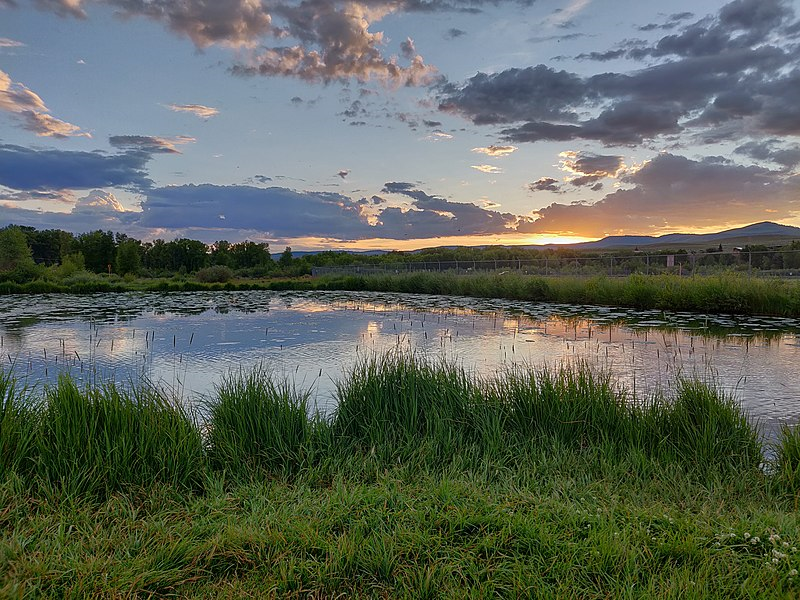
#> input picture Blatt 1/Lenna.png, 800 x 600 px
$ python tutorial.py
#> lines starting #> are read from the running program, lines starting #| are printed output that depends on the picture; after the words box and inside, x2 and y2 are one past the last pixel; in counts of white or black regions, pixels touching at a corner belong together
"""
Created on Fri Oct 02 00:22:52 2015

@author: Anton Winschel, Dan Zecha

This file constitutes a very basic introduction to Python programming and image manipulation.
Have a look at the examples and try to understand the concepts. Feel free to experiment
with the code. This will mostly be your tools for the homework assignments.

You will find more thorough explanations concerning Python on the online reference manual:
https://docs.python.org/3.6/reference/

For details on OpenCV there is an online documentation
https://docs.opencv.org/3.4.3/index.html


"""

# import libraries
import numpy as np                          # mathematical functions on arrays
import cv2 as cv                            # image processing

################################################################################
# TUTORIAL 1 (loading and saving images, pixel access and manipulation)

""" Reading an image can easily be done with the cv.imread function from the OpenCV
package which takes only the path to the image. You should always check if the
image was loaded correctly. """

img = cv.imread("Lenna.png")                # load image (datatype = numpy array)
#> img is the input picture: shape (600, 800, 3); mean B, G, R 91.8, 101.5, 94.1
assert(img is not None)                     # check if image was correctly loaded

""" An image has a height and width and either three channels (red, green and blue
-> color image) or one channel (greyscale image). You can retrieve all three as
follows. """

print("Image dimensions: " + str(img.shape)) # str() converts a number to a string
#| Image dimensions: (600, 800, 3)
h,w,c = img.shape                           # retrieve height, width, number channels
#> h = 600; w = 800; c = 3

""" Creates an empty color image filled with zeros, with 3 channels and uint8 precision.
Therefore, each pixel is represented by three 8-bit channels, i.e. the values range from
0 (black) to 255 (white). The image "flip" is initialized with zero values. """

flip = np.zeros((h,w,c), np.uint8)          # create an empty image filled with zeros

""" There are multiple ways of accessing pixel values. Note that the origin of an
image in OpenCV-Python is always the top-left corner of the image. Note also that
in Python, we always access the height variable first (this may be different
in other frameworks and programming languages, e.g. in C++).
We set the pixel at position x = 20 and y = 10 to white by setting all channels
to 255 like this (access order: img[y][x][c]):"""

img[10][20][0] = 255                        # blue channel
#> img: shape (600, 800, 3); under 0.01% of pixels changed, all inside (x1, y1, x2, y2) = (20, 10, 21, 11)
img[10][20][1] = 255                        # green channel
#> img: shape (600, 800, 3); mean B, G, R 91.8, 101.5, 94.1
img[10][20][2] = 255                        # red channel
#> img: shape (600, 800, 3); mean B, G, R 91.8, 101.5, 94.1

# if we wish to set or copy all channels of a pixel at the same time, we can also
# use the following. This is also very python-specific.

img[20][20] = 255
#> img: shape (600, 800, 3); mean B, G, R 91.8, 101.5, 94.1

""" We will now copy each pixel from the original image to a second one and flip
all pixels during the procedure. While doing this, we will search for the smallest
value that a red pixel takes in our example image. """

# iterate over all pixels and flip image
smallest_red_value = 255                    # 255 is the highest value a pixel have

# xrange(h) = [0,1,...,h-1] -> we loop over the height of the image with y indices
for y in range(h):
    # same for the width
    for x in range(w):
        flip[y][x] = img[y][w-x-1]            # flip image at vertical axis
        if img[y][x][2] < smallest_red_value: # find minimal red value
            smallest_red_value = img[y][x][2]
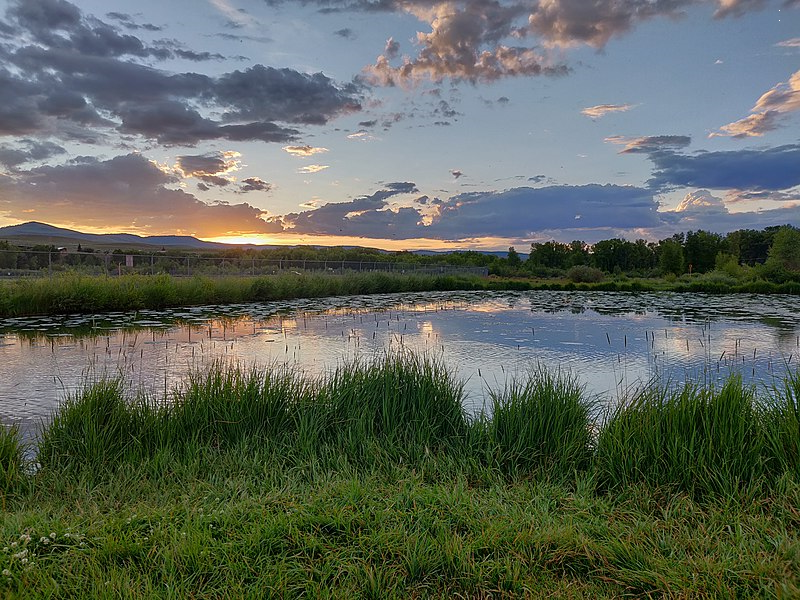
#> flip: shape (600, 800, 3); mean B, G, R 91.8, 101.5, 94.1
#> after the loop, smallest_red_value = 0

print("The smallest red value in your image is : " + str(smallest_red_value))
#| The smallest red value in your image is : 0

""" Last but not least we want to show the images and hold them open as long as
the user does not press a key. After that, we close all windows (this is very
important as the python interpreter does not cope well with unclosed window handles."""

cv.imshow("img", img)                       # display image
cv.imshow("flipped", flip)                  # display flipped image
cv.waitKey()                                # wait for key press
cv.destroyAllWindows()                      # clean up, VERY IMPORTANT!

cv.imwrite("flipped.png", flip)             # save the flipped image to disk

""" With these simple functions you can write your own image processing functions.
For this simple example, the numpy library also has a function that flips a
matrix (and therefore also an image, as images are matrices): """

print("Smallest value numpy found: " + str(np.min(img[:,:,2])))
#| Smallest value numpy found: 0
cv.imwrite("flipped_numpy.png", np.fliplr(img))


################################################################################
# TUTORIAL 2 (image manipulation)

""" OpenCV offers a wide range of image manipulation functions, for example for
resizing or drawing in images. There is also a lot of high level functionallity,
e.g. for computing image features, machine learning algorithms, image stitching,
etc. You can familiarise yourself with the OpenCV library here:
http://docs.opencv.org/modules/refman.html """

res = cv.resize(img, (200,200))             # resize image
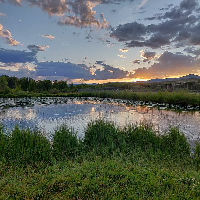
#> res: shape (200, 200, 3); mean B, G, R 91.9, 101.6, 94.2
cv.circle(res, (50,50), 25, (255,0,0), -1)  # draw blue circle at point=(50,50) with radius=25
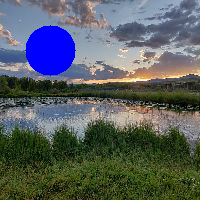
#> res: shape (200, 200, 3); 4.9% of pixels changed, all inside (x1, y1, x2, y2) = (25, 25, 76, 76)
cv.imwrite("circle.png", res)               # save image


################################################################################
# TUTORIAL 3 (complex numbers)

""" We will use complex numbers in this lecture. Numpy offers a class for complex
numbers which makes them very simple to use. """
c = np.complex(real=1, imag=4)              # define a complex number c = 1 + 4i
while(np.abs(c) < 10000):                   # as long as the absolute value is small
    print ("The absolute value of c = " + str(c) + " is " + str(np.abs(c)))
    c = c**2                                # square operation, i.e. c = c^2 = c*c
print("The absolute value of c = " + str(c) + " is " + str(np.abs(c)))


################################################################################
# TUTORIAL 4 (functions)

""" We also give you a bit of an introduction to handling functions in python",
as  """

# linear mapping
# map [a, b] -> [A, B]
# with f(x) = m*x + t
def lin_map(x, a, b, A, B):                 # define linear mapping function
    return (x-a)*(B-A)/(b-a) + A

h,w = 300,600                               # define new dimensions
gray = np.empty((h,w), np.float64)          # create empty double precision grayscale image

for y in range(h):
    for x in range(w):
        gray[y][x] = np.cos(0.05 * x)       # draw some cosine with regards to the columns

min_,max_ = np.min(gray), np.max(gray)      # find min and max values

# normalize values [min_,max_] -> [0,255] (linear mapping)
for y in range(h):
    for x in range(w):
        gray[y][x] = lin_map(gray[y][x], min_, max_, 0.0, 255.0)

# shorter opencv solution
gray_2 = np.empty((h,w), np.float64)
cv.normalize(gray, gray_2, 0.0, 255.0, cv.NORM_MINMAX)

gray = gray.astype(np.uint8)                # convert to uint8
gray_2 = gray_2.astype(np.uint8)
cv.imwrite("cosine.png", gray)              # save images
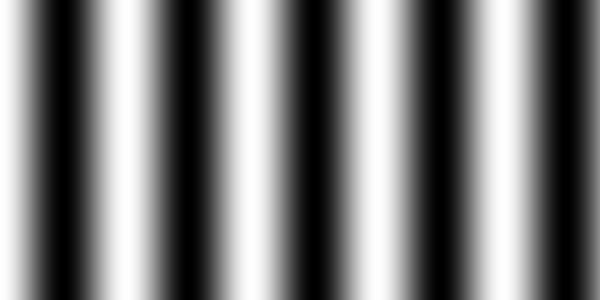
#> saved as cosine.png: shape (300, 600); min 0, max 255, mean 122.9
cv.imwrite("cosine_opencv.png", gray_2)

print("end of the brief Python tutorial :(")
